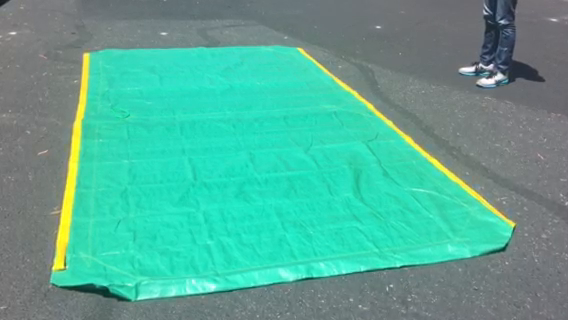
#> input picture frame 22 of IP120-AI-DL/2018F/2019F-5-#2-shopfloor.MOV, 568 x 320 px, given in place of parkinglot_1_480p.mp4, which was not available
$ python 2019F-4-1rect_ROI.py
#> lines starting #> are read from the running program, lines starting #| are printed output that depends on the picture; after the words box and inside, x2 and y2 are one past the last pixel; in counts of white or black regions, pixels touching at a corner belong together; pictures that were not available may be replaced by others from this repository, and a replacement may not be noted
import numpy as np
import cv2
import argparse
import time
import os
from datetime import datetime


#cap = cv2.VideoCapture(1)
cap = cv2.VideoCapture("parkinglot_1_480p.mp4")
cv2.namedWindow("frame", cv2.WINDOW_NORMAL)

#define 2 Points
Point1 = (300,300)
Point2 = (370,370)

while(True):
    # Capture frame-by-frame
    ret, frame = cap.read()
#> frame is the input picture: shape (320, 568, 3); mean B, G, R 149.5, 168.3, 85.8

    #Draw ROI
    frame_ROI=frame[Point1[0]:Point2[0], Point1[1]:Point2[1]]
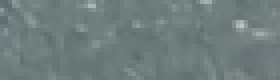
#> frame_ROI: shape (20, 70, 3) (shown 4 times larger); mean B, G, R 125, 124.8, 112.1
    cv2.rectangle(frame, Point1, Point2, (0, 255, 0), 2)
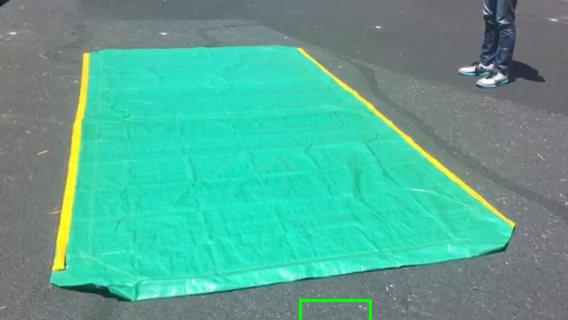
#> frame: shape (320, 568, 3); 0.18% of pixels changed, all inside (x1, y1, x2, y2) = (299, 299, 372, 320)

    #Show Image
    cv2.imshow("frame_ROI",frame_ROI)
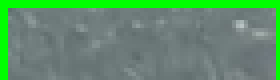
#> window 'frame_ROI': shape (20, 70, 3) (shown 4 times larger); mean B, G, R 107.3, 142.4, 96.2
    cv2.imshow("frame", frame)

    if cv2.waitKey(1) & 0xFF == ord('q'):
#> (key q is pressed here)
        break

# When everything done, release the capture
cap.release()
cv2.destroyAllWindows()

$ run again, starting later in the video
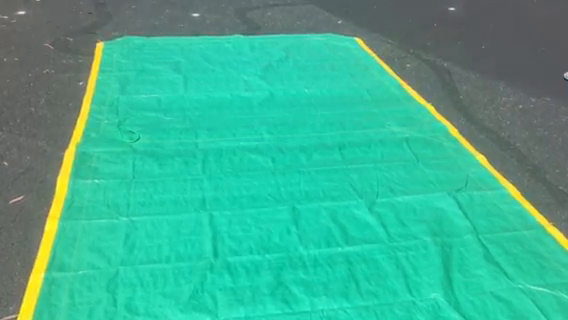
#> input picture frame 101 of IP120-AI-DL/2018F/2019F-5-#2-shopfloor.MOV, 568 x 320 px, given in place of parkinglot_1_480p.mp4, which was not available
#> frame is the input picture: shape (320, 568, 3); mean B, G, R 144.7, 174.4, 61.8
#> `cv2.rectangle(frame, Point1, Point2, (0, 255, 0), 2)`:
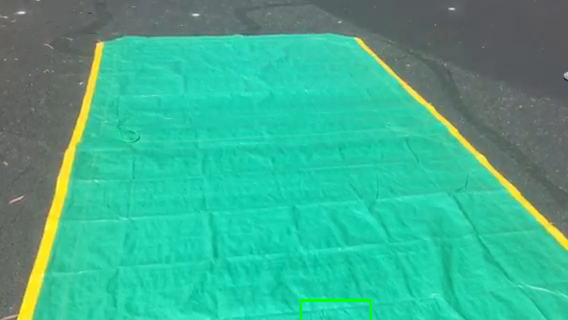
#> frame: shape (320, 568, 3); 0.18% of pixels changed, all inside (x1, y1, x2, y2) = (299, 299, 372, 320)
#> `cv2.imshow("frame_ROI",frame_ROI)`:
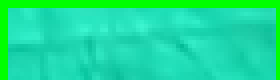
#> window 'frame_ROI': shape (20, 70, 3) (shown 4 times larger); mean B, G, R 154.8, 222.5, 27.6

$ run again, starting later in the video
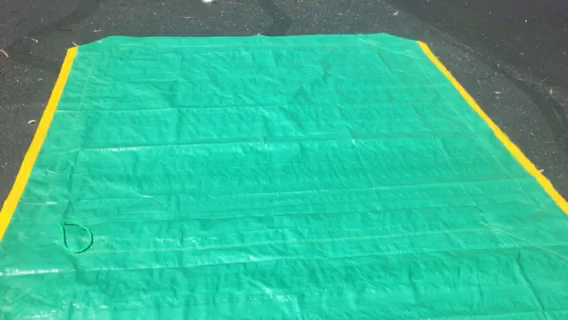
#> input picture frame 180 of IP120-AI-DL/2018F/2019F-5-#2-shopfloor.MOV, 568 x 320 px, given in place of parkinglot_1_480p.mp4, which was not available
#> frame is the input picture: shape (320, 568, 3); mean B, G, R 149.6, 183.2, 54.4
#> `cv2.rectangle(frame, Point1, Point2, (0, 255, 0), 2)`:
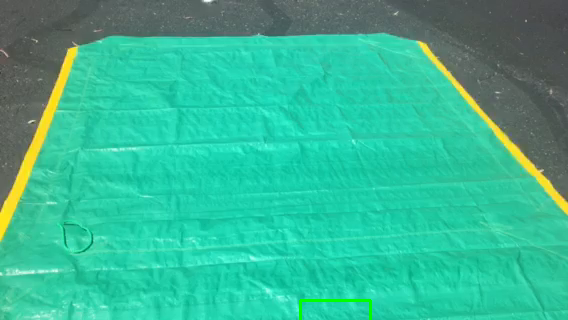
#> frame: shape (320, 568, 3); 0.18% of pixels changed, all inside (x1, y1, x2, y2) = (299, 299, 372, 320)
#> `cv2.imshow("frame_ROI",frame_ROI)`:
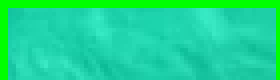
#> window 'frame_ROI': shape (20, 70, 3) (shown 4 times larger); mean B, G, R 148.4, 216.2, 28.1
